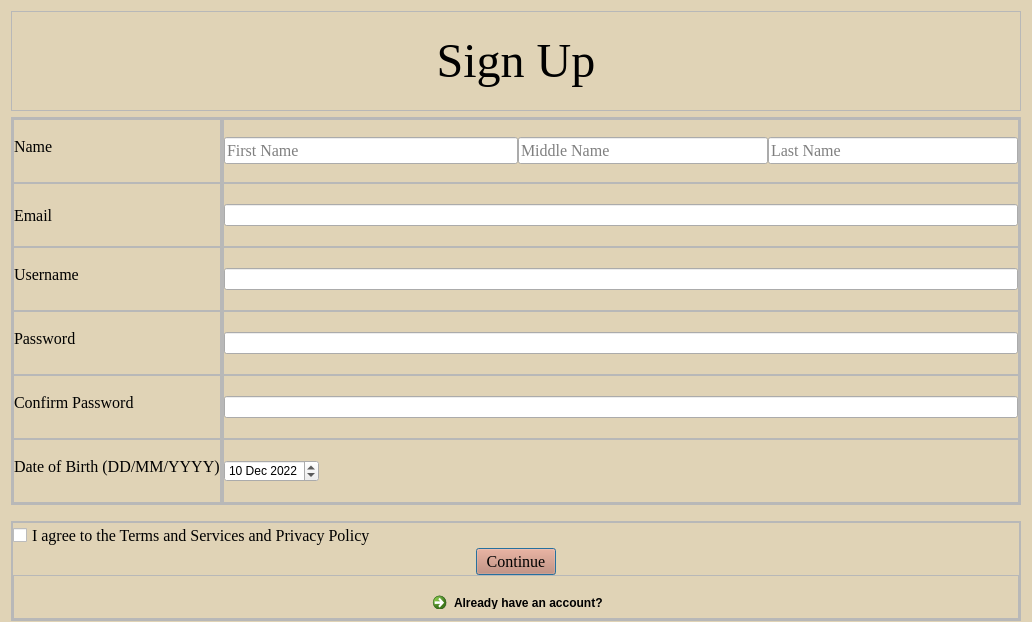
<?xml version="1.0" encoding="UTF-8"?>
<ui version="4.0">
 <class>signup</class>
 <widget class="QDialog" name="signup">
  <property name="geometry">
   <rect>
    <x>0</x>
    <y>0</y>
    <width>1032</width>
    <height>622</height>
   </rect>
  </property>
  <property name="minimumSize">
   <size>
    <width>0</width>
    <height>100</height>
   </size>
  </property>
  <property name="windowTitle">
   <string>Dialog</string>
  </property>
  <property name="styleSheet">
   <string notr="true">QDialog {background: #e0d3b6;}
QPushButton {background: #cc7f63;}
QLabel {font:  #c9563c;}
QLineEdit {font: #161514;}

</string>
  </property>
  <layout class="QVBoxLayout" name="verticalLayout">
   <item>
    <widget class="QFrame" name="frame">
     <property name="maximumSize">
      <size>
       <width>16777215</width>
       <height>100</height>
      </size>
     </property>
     <property name="styleSheet">
      <string notr="true">QDialog {background: #e0d3b6;}
QPushButton {background: #cc7f63;}
QLabel {font:  #c9563c;}
QLineEdit {font: #161514;}

</string>
     </property>
     <property name="frameShape">
      <enum>QFrame::StyledPanel</enum>
     </property>
     <property name="frameShadow">
      <enum>QFrame::Raised</enum>
     </property>
     <layout class="QHBoxLayout" name="horizontalLayout">
      <property name="spacing">
       <number>0</number>
      </property>
      <property name="leftMargin">
       <number>0</number>
      </property>
      <property name="topMargin">
       <number>0</number>
      </property>
      <property name="rightMargin">
       <number>0</number>
      </property>
      <property name="bottomMargin">
       <number>0</number>
      </property>
      <item>
       <widget class="QLabel" name="label">
        <property name="maximumSize">
         <size>
          <width>16777215</width>
          <height>100</height>
         </size>
        </property>
        <property name="font">
         <font>
          <family>Times New Roman</family>
          <pointsize>36</pointsize>
          <italic>false</italic>
          <bold>false</bold>
         </font>
        </property>
        <property name="styleSheet">
         <string notr="true">QDialog {background: #e0d3b6;}
QPushButton {background: #cc7f63;}
QCommandLinkButton  {background:#e0d3b6;}
QLabel {font:  #c9563c;}
QTextEdit {font: #161514;}

</string>
        </property>
        <property name="text">
         <string>Sign Up</string>
        </property>
        <property name="alignment">
         <set>Qt::AlignCenter</set>
        </property>
       </widget>
      </item>
     </layout>
    </widget>
   </item>
   <item>
    <widget class="QFrame" name="frame_3">
     <property name="frameShape">
      <enum>QFrame::StyledPanel</enum>
     </property>
     <property name="frameShadow">
      <enum>QFrame::Raised</enum>
     </property>
     <layout class="QHBoxLayout" name="horizontalLayout_2">
      <property name="spacing">
       <number>0</number>
      </property>
      <property name="leftMargin">
       <number>0</number>
      </property>
      <property name="topMargin">
       <number>0</number>
      </property>
      <property name="rightMargin">
       <number>0</number>
      </property>
      <property name="bottomMargin">
       <number>0</number>
      </property>
      <item>
       <widget class="QFrame" name="frame_4">
        <property name="frameShape">
         <enum>QFrame::StyledPanel</enum>
        </property>
        <property name="frameShadow">
         <enum>QFrame::Raised</enum>
        </property>
        <layout class="QVBoxLayout" name="verticalLayout_2">
         <property name="spacing">
          <number>0</number>
         </property>
         <property name="leftMargin">
          <number>0</number>
         </property>
         <property name="topMargin">
          <number>0</number>
         </property>
         <property name="rightMargin">
          <number>0</number>
         </property>
         <property name="bottomMargin">
          <number>0</number>
         </property>
         <item>
          <widget class="QFrame" name="frame_6">
           <property name="frameShape">
            <enum>QFrame::StyledPanel</enum>
           </property>
           <property name="frameShadow">
            <enum>QFrame::Raised</enum>
           </property>
           <layout class="QVBoxLayout" name="verticalLayout_10">
            <property name="spacing">
             <number>0</number>
            </property>
            <property name="leftMargin">
             <number>0</number>
            </property>
            <property name="topMargin">
             <number>0</number>
            </property>
            <property name="rightMargin">
             <number>0</number>
            </property>
            <item>
             <widget class="QLabel" name="label_18">
              <property name="sizePolicy">
               <sizepolicy hsizetype="Fixed" vsizetype="Preferred">
                <horstretch>0</horstretch>
                <verstretch>0</verstretch>
               </sizepolicy>
              </property>
              <property name="font">
               <font>
                <family>Times New Roman</family>
                <pointsize>12</pointsize>
                <italic>false</italic>
                <bold>false</bold>
               </font>
              </property>
              <property name="text">
               <string>Name</string>
              </property>
             </widget>
            </item>
           </layout>
          </widget>
         </item>
         <item>
          <widget class="QFrame" name="frame_10">
           <property name="frameShape">
            <enum>QFrame::StyledPanel</enum>
           </property>
           <property name="frameShadow">
            <enum>QFrame::Raised</enum>
           </property>
           <layout class="QVBoxLayout" name="verticalLayout_9">
            <property name="spacing">
             <number>0</number>
            </property>
            <property name="leftMargin">
             <number>0</number>
            </property>
            <property name="topMargin">
             <number>0</number>
            </property>
            <property name="rightMargin">
             <number>0</number>
            </property>
            <property name="bottomMargin">
             <number>0</number>
            </property>
            <item>
             <widget class="QLabel" name="label_21">
              <property name="sizePolicy">
               <sizepolicy hsizetype="Fixed" vsizetype="Preferred">
                <horstretch>0</horstretch>
                <verstretch>0</verstretch>
               </sizepolicy>
              </property>
              <property name="font">
               <font>
                <family>Times New Roman</family>
                <pointsize>12</pointsize>
                <italic>false</italic>
                <bold>false</bold>
               </font>
              </property>
              <property name="text">
               <string>Email</string>
              </property>
             </widget>
            </item>
           </layout>
          </widget>
         </item>
         <item>
          <widget class="QFrame" name="frame_11">
           <property name="frameShape">
            <enum>QFrame::StyledPanel</enum>
           </property>
           <property name="frameShadow">
            <enum>QFrame::Raised</enum>
           </property>
           <layout class="QVBoxLayout" name="verticalLayout_8">
            <property name="spacing">
             <number>0</number>
            </property>
            <property name="leftMargin">
             <number>0</number>
            </property>
            <property name="topMargin">
             <number>0</number>
            </property>
            <property name="rightMargin">
             <number>0</number>
            </property>
            <item>
             <widget class="QLabel" name="label_24">
              <property name="sizePolicy">
               <sizepolicy hsizetype="Fixed" vsizetype="Preferred">
                <horstretch>0</horstretch>
                <verstretch>0</verstretch>
               </sizepolicy>
              </property>
              <property name="font">
               <font>
                <family>Times New Roman</family>
                <pointsize>12</pointsize>
                <italic>false</italic>
                <bold>false</bold>
               </font>
              </property>
              <property name="text">
               <string>Username</string>
              </property>
             </widget>
            </item>
           </layout>
          </widget>
         </item>
         <item>
          <widget class="QFrame" name="frame_7">
           <property name="frameShape">
            <enum>QFrame::StyledPanel</enum>
           </property>
           <property name="frameShadow">
            <enum>QFrame::Raised</enum>
           </property>
           <layout class="QVBoxLayout" name="verticalLayout_7">
            <property name="spacing">
             <number>0</number>
            </property>
            <property name="leftMargin">
             <number>0</number>
            </property>
            <property name="topMargin">
             <number>0</number>
            </property>
            <property name="rightMargin">
             <number>0</number>
            </property>
            <item>
             <widget class="QLabel" name="label_22">
              <property name="sizePolicy">
               <sizepolicy hsizetype="Fixed" vsizetype="Preferred">
                <horstretch>0</horstretch>
                <verstretch>0</verstretch>
               </sizepolicy>
              </property>
              <property name="font">
               <font>
                <family>Times New Roman</family>
                <pointsize>12</pointsize>
                <italic>false</italic>
                <bold>false</bold>
               </font>
              </property>
              <property name="text">
               <string>Password</string>
              </property>
             </widget>
            </item>
           </layout>
          </widget>
         </item>
         <item>
          <widget class="QFrame" name="frame_8">
           <property name="frameShape">
            <enum>QFrame::StyledPanel</enum>
           </property>
           <property name="frameShadow">
            <enum>QFrame::Raised</enum>
           </property>
           <layout class="QVBoxLayout" name="verticalLayout_6">
            <property name="spacing">
             <number>0</number>
            </property>
            <property name="leftMargin">
             <number>0</number>
            </property>
            <property name="topMargin">
             <number>0</number>
            </property>
            <property name="rightMargin">
             <number>0</number>
            </property>
            <item>
             <widget class="QLabel" name="label_23">
              <property name="sizePolicy">
               <sizepolicy hsizetype="Fixed" vsizetype="Preferred">
                <horstretch>0</horstretch>
                <verstretch>0</verstretch>
               </sizepolicy>
              </property>
              <property name="font">
               <font>
                <family>Times New Roman</family>
                <pointsize>12</pointsize>
                <italic>false</italic>
                <bold>false</bold>
               </font>
              </property>
              <property name="text">
               <string>Confirm Password</string>
              </property>
             </widget>
            </item>
           </layout>
          </widget>
         </item>
         <item>
          <widget class="QFrame" name="frame_9">
           <property name="frameShape">
            <enum>QFrame::StyledPanel</enum>
           </property>
           <property name="frameShadow">
            <enum>QFrame::Raised</enum>
           </property>
           <layout class="QVBoxLayout" name="verticalLayout_5">
            <property name="spacing">
             <number>0</number>
            </property>
            <property name="leftMargin">
             <number>0</number>
            </property>
            <property name="topMargin">
             <number>0</number>
            </property>
            <property name="rightMargin">
             <number>0</number>
            </property>
            <item>
             <widget class="QLabel" name="label_25">
              <property name="sizePolicy">
               <sizepolicy hsizetype="Fixed" vsizetype="Preferred">
                <horstretch>0</horstretch>
                <verstretch>0</verstretch>
               </sizepolicy>
              </property>
              <property name="font">
               <font>
                <family>Times New Roman</family>
                <pointsize>12</pointsize>
                <italic>false</italic>
                <bold>false</bold>
               </font>
              </property>
              <property name="text">
               <string>Date of Birth (DD/MM/YYYY)</string>
              </property>
             </widget>
            </item>
           </layout>
          </widget>
         </item>
        </layout>
       </widget>
      </item>
      <item>
       <widget class="QFrame" name="frame_5">
        <property name="frameShape">
         <enum>QFrame::StyledPanel</enum>
        </property>
        <property name="frameShadow">
         <enum>QFrame::Raised</enum>
        </property>
        <layout class="QVBoxLayout" name="verticalLayout_3">
         <property name="spacing">
          <number>0</number>
         </property>
         <property name="leftMargin">
          <number>0</number>
         </property>
         <property name="topMargin">
          <number>0</number>
         </property>
         <property name="rightMargin">
          <number>0</number>
         </property>
         <property name="bottomMargin">
          <number>0</number>
         </property>
         <item>
          <widget class="QFrame" name="frame_17">
           <property name="frameShape">
            <enum>QFrame::StyledPanel</enum>
           </property>
           <property name="frameShadow">
            <enum>QFrame::Raised</enum>
           </property>
           <layout class="QHBoxLayout" name="horizontalLayout_3">
            <property name="spacing">
             <number>0</number>
            </property>
            <property name="leftMargin">
             <number>0</number>
            </property>
            <property name="topMargin">
             <number>0</number>
            </property>
            <property name="rightMargin">
             <number>0</number>
            </property>
            <property name="bottomMargin">
             <number>0</number>
            </property>
            <item>
             <widget class="QLineEdit" name="lineEdit">
              <property name="minimumSize">
               <size>
                <width>250</width>
                <height>0</height>
               </size>
              </property>
              <property name="maximumSize">
               <size>
                <width>400</width>
                <height>16777215</height>
               </size>
              </property>
              <property name="font">
               <font>
                <family>Times New Roman</family>
                <pointsize>12</pointsize>
                <italic>false</italic>
                <bold>false</bold>
               </font>
              </property>
              <property name="text">
               <string/>
              </property>
              <property name="placeholderText">
               <string>First Name</string>
              </property>
             </widget>
            </item>
            <item>
             <widget class="QLineEdit" name="lineEdit_17">
              <property name="sizePolicy">
               <sizepolicy hsizetype="Fixed" vsizetype="Fixed">
                <horstretch>0</horstretch>
                <verstretch>0</verstretch>
               </sizepolicy>
              </property>
              <property name="minimumSize">
               <size>
                <width>250</width>
                <height>0</height>
               </size>
              </property>
              <property name="font">
               <font>
                <family>Times New Roman</family>
                <pointsize>12</pointsize>
                <italic>false</italic>
                <bold>false</bold>
               </font>
              </property>
              <property name="placeholderText">
               <string>Middle Name</string>
              </property>
             </widget>
            </item>
            <item>
             <widget class="QLineEdit" name="lineEdit_18">
              <property name="sizePolicy">
               <sizepolicy hsizetype="Fixed" vsizetype="Fixed">
                <horstretch>0</horstretch>
                <verstretch>0</verstretch>
               </sizepolicy>
              </property>
              <property name="minimumSize">
               <size>
                <width>250</width>
                <height>0</height>
               </size>
              </property>
              <property name="font">
               <font>
                <family>Times New Roman</family>
                <pointsize>12</pointsize>
                <italic>false</italic>
                <bold>false</bold>
               </font>
              </property>
              <property name="placeholderText">
               <string>Last Name</string>
              </property>
             </widget>
            </item>
           </layout>
          </widget>
         </item>
         <item>
          <widget class="QFrame" name="frame_16">
           <property name="frameShape">
            <enum>QFrame::StyledPanel</enum>
           </property>
           <property name="frameShadow">
            <enum>QFrame::Raised</enum>
           </property>
           <layout class="QHBoxLayout" name="horizontalLayout_4">
            <property name="spacing">
             <number>0</number>
            </property>
            <property name="leftMargin">
             <number>0</number>
            </property>
            <property name="topMargin">
             <number>0</number>
            </property>
            <property name="rightMargin">
             <number>0</number>
            </property>
            <property name="bottomMargin">
             <number>0</number>
            </property>
            <item>
             <widget class="QLineEdit" name="lineEdit_2"/>
            </item>
           </layout>
          </widget>
         </item>
         <item>
          <widget class="QFrame" name="frame_13">
           <property name="frameShape">
            <enum>QFrame::StyledPanel</enum>
           </property>
           <property name="frameShadow">
            <enum>QFrame::Raised</enum>
           </property>
           <layout class="QVBoxLayout" name="verticalLayout_11">
            <property name="spacing">
             <number>0</number>
            </property>
            <property name="leftMargin">
             <number>0</number>
            </property>
            <property name="topMargin">
             <number>0</number>
            </property>
            <property name="rightMargin">
             <number>0</number>
            </property>
            <property name="bottomMargin">
             <number>0</number>
            </property>
            <item>
             <widget class="QLineEdit" name="lineEdit_3"/>
            </item>
           </layout>
          </widget>
         </item>
         <item>
          <widget class="QFrame" name="frame_14">
           <property name="frameShape">
            <enum>QFrame::StyledPanel</enum>
           </property>
           <property name="frameShadow">
            <enum>QFrame::Raised</enum>
           </property>
           <layout class="QHBoxLayout" name="horizontalLayout_5">
            <property name="spacing">
             <number>0</number>
            </property>
            <property name="leftMargin">
             <number>0</number>
            </property>
            <property name="topMargin">
             <number>0</number>
            </property>
            <property name="rightMargin">
             <number>0</number>
            </property>
            <property name="bottomMargin">
             <number>0</number>
            </property>
            <item>
             <widget class="QLineEdit" name="lineEdit_4"/>
            </item>
           </layout>
          </widget>
         </item>
         <item>
          <widget class="QFrame" name="frame_12">
           <property name="frameShape">
            <enum>QFrame::StyledPanel</enum>
           </property>
           <property name="frameShadow">
            <enum>QFrame::Raised</enum>
           </property>
           <layout class="QHBoxLayout" name="horizontalLayout_6">
            <property name="spacing">
             <number>0</number>
            </property>
            <property name="leftMargin">
             <number>0</number>
            </property>
            <property name="topMargin">
             <number>0</number>
            </property>
            <property name="rightMargin">
             <number>0</number>
            </property>
            <property name="bottomMargin">
             <number>0</number>
            </property>
            <item>
             <widget class="QLineEdit" name="lineEdit_5"/>
            </item>
           </layout>
          </widget>
         </item>
         <item>
          <widget class="QFrame" name="frame_15">
           <property name="frameShape">
            <enum>QFrame::StyledPanel</enum>
           </property>
           <property name="frameShadow">
            <enum>QFrame::Raised</enum>
           </property>
           <layout class="QVBoxLayout" name="verticalLayout_12">
            <property name="spacing">
             <number>0</number>
            </property>
            <property name="leftMargin">
             <number>0</number>
            </property>
            <property name="topMargin">
             <number>0</number>
            </property>
            <property name="rightMargin">
             <number>0</number>
            </property>
            <property name="bottomMargin">
             <number>0</number>
            </property>
            <item>
             <widget class="QDateEdit" name="dateEdit">
              <property name="sizePolicy">
               <sizepolicy hsizetype="Fixed" vsizetype="Fixed">
                <horstretch>0</horstretch>
                <verstretch>0</verstretch>
               </sizepolicy>
              </property>
              <property name="dateTime">
               <datetime>
                <hour>19</hour>
                <minute>15</minute>
                <second>0</second>
                <year>2022</year>
                <month>12</month>
                <day>10</day>
               </datetime>
              </property>
             </widget>
            </item>
           </layout>
          </widget>
         </item>
        </layout>
       </widget>
      </item>
     </layout>
    </widget>
   </item>
   <item>
    <widget class="QFrame" name="frame_2">
     <property name="minimumSize">
      <size>
       <width>0</width>
       <height>100</height>
      </size>
     </property>
     <property name="maximumSize">
      <size>
       <width>16777215</width>
       <height>80</height>
      </size>
     </property>
     <property name="frameShape">
      <enum>QFrame::StyledPanel</enum>
     </property>
     <property name="frameShadow">
      <enum>QFrame::Raised</enum>
     </property>
     <layout class="QVBoxLayout" name="verticalLayout_4">
      <property name="spacing">
       <number>0</number>
      </property>
      <property name="leftMargin">
       <number>0</number>
      </property>
      <property name="topMargin">
       <number>0</number>
      </property>
      <property name="rightMargin">
       <number>0</number>
      </property>
      <property name="bottomMargin">
       <number>0</number>
      </property>
      <item>
       <widget class="QFrame" name="frame_18">
        <property name="minimumSize">
         <size>
          <width>0</width>
          <height>50</height>
         </size>
        </property>
        <property name="frameShape">
         <enum>QFrame::StyledPanel</enum>
        </property>
        <property name="frameShadow">
         <enum>QFrame::Raised</enum>
        </property>
        <layout class="QVBoxLayout" name="verticalLayout_13">
         <property name="spacing">
          <number>0</number>
         </property>
         <property name="leftMargin">
          <number>0</number>
         </property>
         <property name="topMargin">
          <number>0</number>
         </property>
         <property name="rightMargin">
          <number>0</number>
         </property>
         <property name="bottomMargin">
          <number>0</number>
         </property>
         <item>
          <widget class="QCheckBox" name="checkBox">
           <property name="sizePolicy">
            <sizepolicy hsizetype="Fixed" vsizetype="Fixed">
             <horstretch>0</horstretch>
             <verstretch>0</verstretch>
            </sizepolicy>
           </property>
           <property name="font">
            <font>
             <family>Times New Roman</family>
             <pointsize>12</pointsize>
            </font>
           </property>
           <property name="text">
            <string>I agree to the Terms and Services and Privacy Policy</string>
           </property>
          </widget>
         </item>
         <item alignment="Qt::AlignHCenter">
          <widget class="QPushButton" name="pushButton">
           <property name="sizePolicy">
            <sizepolicy hsizetype="Fixed" vsizetype="Fixed">
             <horstretch>0</horstretch>
             <verstretch>0</verstretch>
            </sizepolicy>
           </property>
           <property name="font">
            <font>
             <family>Times New Roman</family>
             <pointsize>12</pointsize>
            </font>
           </property>
           <property name="text">
            <string>Continue</string>
           </property>
          </widget>
         </item>
         <item>
          <widget class="QFrame" name="frame_19">
           <property name="minimumSize">
            <size>
             <width>0</width>
             <height>30</height>
            </size>
           </property>
           <property name="frameShape">
            <enum>QFrame::StyledPanel</enum>
           </property>
           <property name="frameShadow">
            <enum>QFrame::Raised</enum>
           </property>
           <layout class="QVBoxLayout" name="verticalLayout_14">
            <item alignment="Qt::AlignHCenter">
             <widget class="QCommandLinkButton" name="commandLinkButton">
              <property name="text">
               <string>Already have an account?</string>
              </property>
             </widget>
            </item>
           </layout>
          </widget>
         </item>
        </layout>
       </widget>
      </item>
     </layout>
    </widget>
   </item>
  </layout>
 </widget>
 <resources/>
 <connections/>
</ui>
